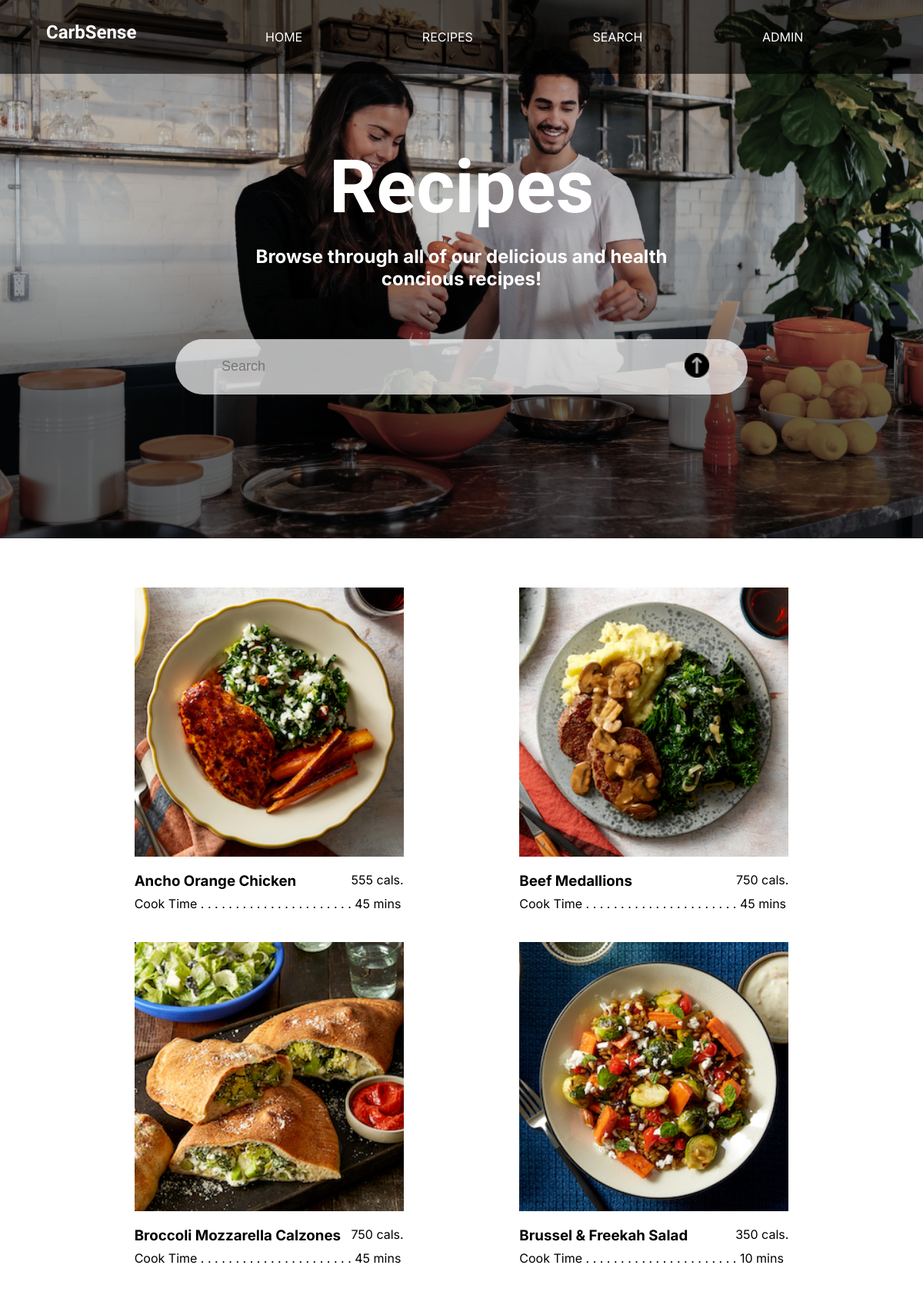
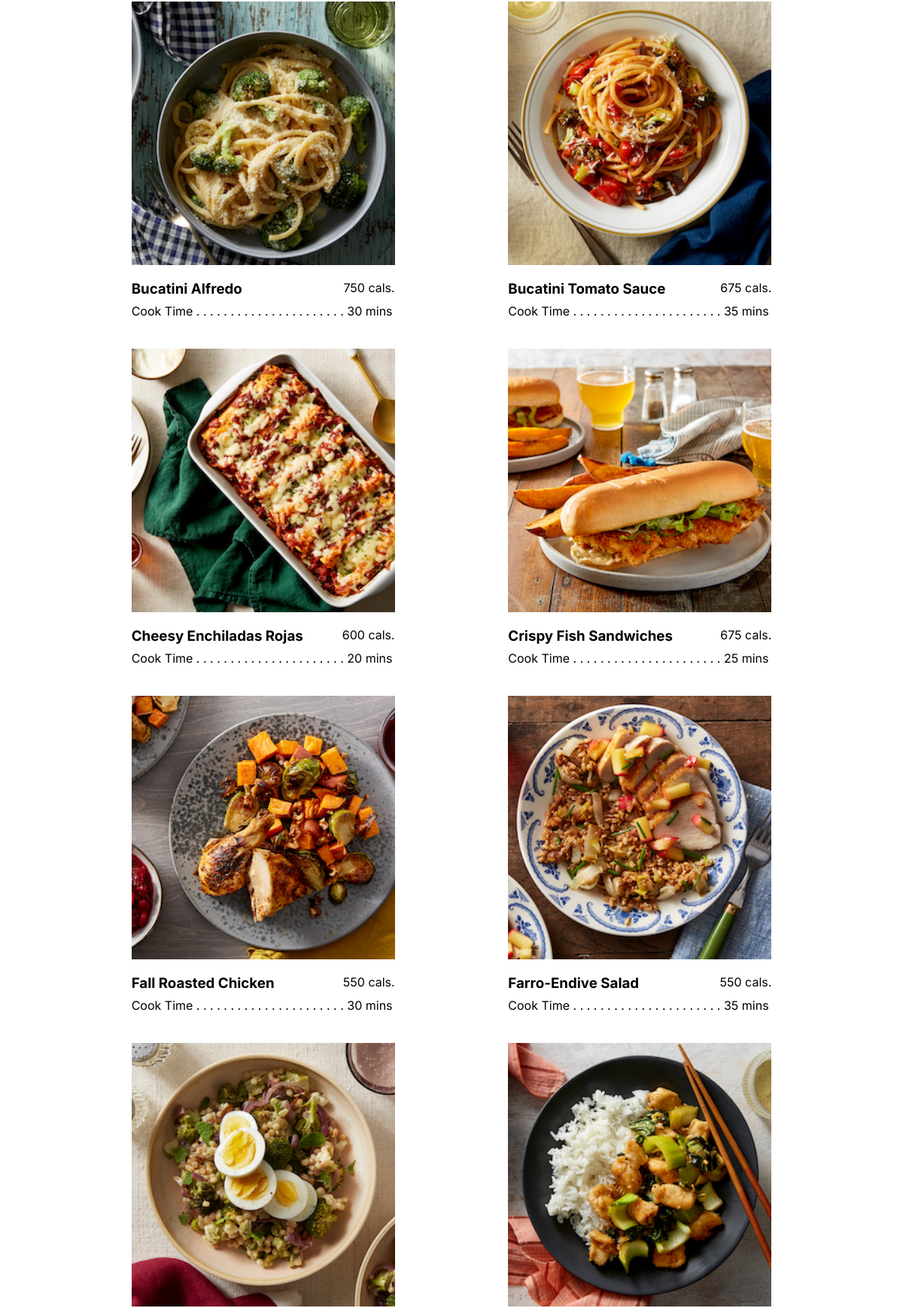
Page /recipes.php (upper part) on the committed database (2 pictures, top to bottom).
### tables this page shows
CREATE TABLE `recipes` (
  `id` int(11) NOT NULL,
  `title` varchar(255) NOT NULL,
  `cal` int(11) NOT NULL,
  `cookTime` int(11) NOT NULL,
  `overview` longtext NOT NULL,
  `imagePath` varchar(250) NOT NULL,
  `ingredients` varchar(1000) NOT NULL,
  `steps` varchar(5000) NOT NULL
);

### .env.local.php (called while the page is built)
<?php
$APP_CONFIG = [
    'environment' => 'development',
    'site_name' => 'CarbSense',
    'site_url' => 'http://localhost:8888/final',
    'database_host' => 'localhost',
    'database_user' => 'root',
    'database_pass' => 'root',
    'database_name' => 'local_idm232',
];

### _includes/helper-functions.php (called while the page is built, shortened)
<?php
function site_url()
{
    global $APP_CONFIG;
    return $APP_CONFIG['site_url'];
}

### _includes/recipe-functions.php (called while the page is built, shortened)
<?php
function get_recipe()
{
    global $db_connection;
    $query = 'SELECT * FROM recipes ORDER BY title ASC';
    $result = mysqli_query($db_connection, $query);
    return $result;
}

### _components/block-recipes.php (the view, shortened to what this page needs)
<div class='recipe-container'>
    <div class='recipe-row'>
    <?php
    $site_url = site_url();
    while ($recipe = mysqli_fetch_array($recipes)) {
        echo "
              <div class='recipe'>
                  <a href='{$site_url}/details.php?id={$recipe['id']}'><img class='table-img' src='{$site_url}{$recipe['imagePath']}' alt=''></a>
                  <div class='top-line'>
                      <h3>{$recipe['title']}</h3>
                      <p>{$recipe['cal']} cals.</p>
                  </div>
                  <p>Cook Time . . . . . . . . . . . . . . . . . . . . . . {$recipe['cookTime']} mins</p>
              </div>
        ";
    }
?>
    </div>
</div>

### _components/header.php (shortened to what this page needs)
<!DOCTYPE html>
<html lang="en">
<head>
    <link rel="stylesheet" href="<?php echo site_url(); ?>/dist/styles/styles.css">
</head>
<body>
<nav class="nav-main">
        <div class="logo">
            <h2 class="logo-text">CarbSense</h2>
        </div>
        <ul class="nav-links">
            <li><a href="<?php echo site_url(); ?>/">Home</a></li>
            <li><a href="<?php echo site_url(); ?>/recipes.php">Recipes</a></li>
            <li><a href="<?php echo site_url(); ?>/admin/search/">Search</a></li>
            <li><a href="<?php echo site_url(); ?>/admin/recipes/">Admin</a></li>
        </ul>
    </nav>
    <header class="header-main <?php echo"$headerImg"; ?>">
        <h1><?php echo"$header"; ?></h1>
        <h2 class="header-blurb"><?php echo"$headerText"; ?></h2>

### recipes.php (shortened to what this page needs)
<?php
include_once __DIR__ . '/app.php';
$header = "Recipes";
$headerText = "Browse through all of our delicious and health concious recipes!";
include_once __DIR__ . '/_components/header.php';
include_once __DIR__ . '/_includes/recipe-functions.php';
$recipes = get_recipe();
?>
        <div class="search">
          <form class="search-form" action="<?php echo site_url(); ?>/admin/search" method="GET">
            <input class="search-field" type="text" name="search" id="search" placeholder="Search">
            <button class="search-button" type="submit"><img class="search-img" src="<?php echo site_url(); ?>/dist/images/submit.png" alt=""></button>
          </form>
      </div>
    </header>
        <div>
        <?php include __DIR__ . '/_components/block-recipes.php'; ?>
        </div>
<?php include_once __DIR__ . '/_components/footer.php';

### _components/footer.php (shortened to what this page needs)
</body>
</html>

### rows in the picture
recipes: imagePath (picture), title "Ancho Orange Chicken", cal "555", cookTime "45"
recipes: imagePath (picture), title "Beef Medallions", cal "750", cookTime "45"
recipes: imagePath (picture), title "Broccoli Mozzarella Calzones", cal "750", cookTime "45"
recipes: imagePath (picture), title "Brussel & Freekah Salad", cal "350", cookTime "10"
recipes: imagePath (picture), title "Bucatini Alfredo", cal "750", cookTime "30"
recipes: imagePath (picture), title "Bucatini Tomato Sauce", cal "675", cookTime "35"
recipes: imagePath (picture), title "Cheesy Enchiladas Rojas", cal "600", cookTime "20"
recipes: imagePath (picture), title "Crispy Fish Sandwiches", cal "675", cookTime "25"
recipes: imagePath (picture), title "Fall Roasted Chicken", cal "550", cookTime "30"
recipes: imagePath (picture), title "Farro-Endive Salad", cal "550", cookTime "35"
recipes: imagePath (picture)
recipes: imagePath (picture)

### other values in the picture
$header "Recipes"
$headerText "Browse through all of our delicious and health concious recipes!"
